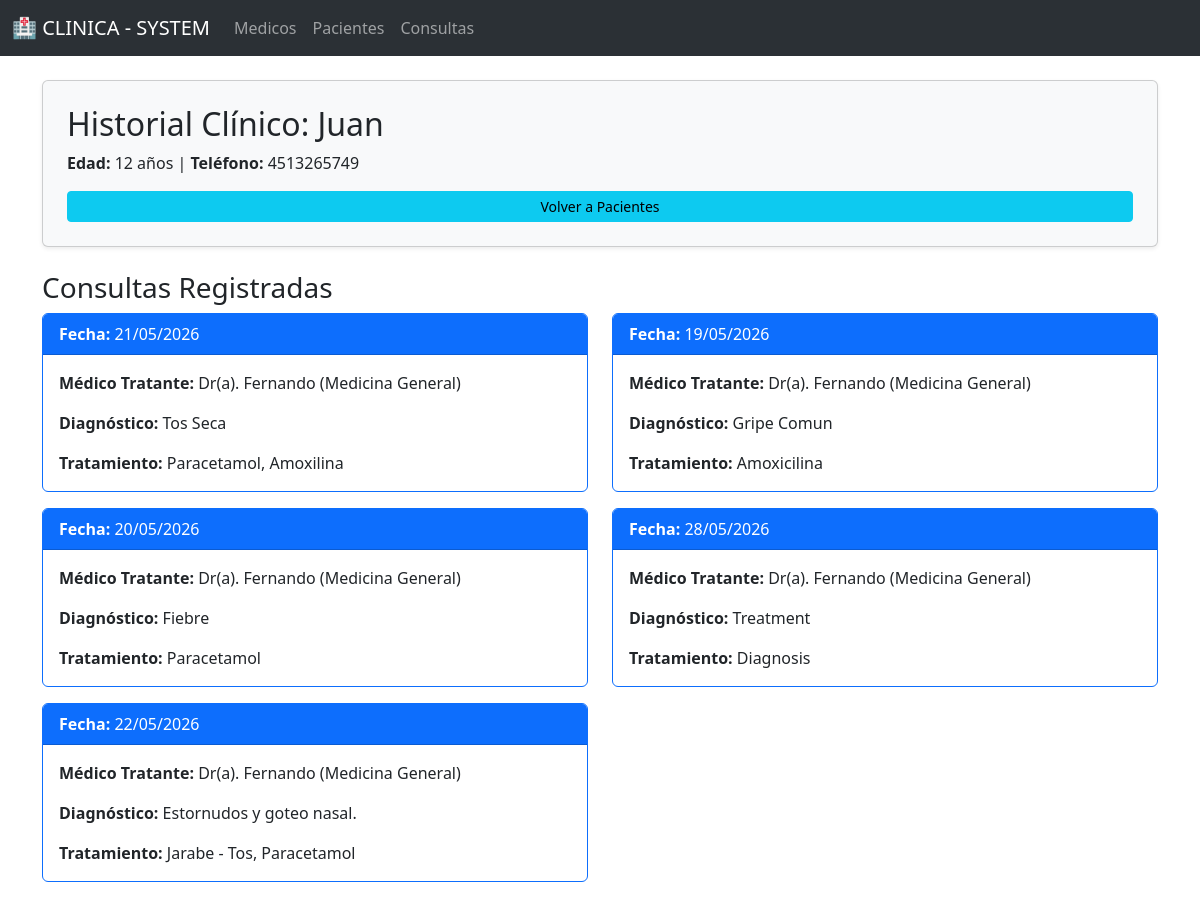
/pacientes/historial/1, run on the app's committed database.
### models/paciente_model.py (models this page shows, shortened)
class Paciente(db.Model):
    __tablename__ = "pacientes"
    id_paciente = db.Column(db.Integer, primary_key=True)
    nombre = db.Column(db.String(80), nullable=False)
    edad = db.Column(db.Integer, nullable=False)
    direccion = db.Column(db.String(200))
    telefono = db.Column(db.Integer, nullable=False)
    consultas = db.relationship("Consulta", back_populates="paciente", cascade="all, delete-orphan")
    @staticmethod
    def get_by_id(id):
        return Paciente.query.get(id)
    def delete(self):
        db.session.delete(self)
        db.session.commit()

### models/consulta_model.py (models this page shows, shortened)
class Consulta(db.Model):
    __tablename__ = "consultas"
    id_consulta = db.Column(db.Integer, primary_key=True)
    fecha = db.Column(db.DateTime, nullable=False)
    diagnostico = db.Column(db.String(100),nullable=False)
    tratamiento = db.Column(db.String(100), nullable=False)
    id_medico = db.Column(db.Integer, db.ForeignKey('medicos.id_medico'), nullable=False)
    id_paciente = db.Column(db.Integer, db.ForeignKey('pacientes.id_paciente'), nullable=False)
    medico = db.relationship("Medico", back_populates="consultas")
    paciente = db.relationship("Paciente", back_populates="consultas")

### models/medico_model.py (models this page shows, shortened)
class Medico(db.Model):
    __tablename__ = "medicos"
    id_medico = db.Column(db.Integer, primary_key=True)
    nombre = db.Column(db.String(80), nullable=False)
    especialidad = db.Column(db.String(80), nullable=False)
    telefono = db.Column(db.Integer, nullable=False)
    correo = db.Column(db.String(120), nullable=False, unique=True)
    consultas = db.relationship("Consulta", back_populates="medico", cascade="all, delete-orphan")
    def delete(self):
        db.session.delete(self)
        db.session.commit()

### controllers/paciente_controller.py (the view)
@paciente_bp.route('/historial/<int:id_patient>')
def medical_history(id_patient):
    paciente = Paciente.get_by_id(id_patient)
    consultas = paciente.consultas
    return paciente_views.medical_history(paciente, consultas)

### app.py (called while the page is built)
@app.context_processor
def inject_active_route():
    def is_active(path):
        return "active" if request.path == path else ''
    return dict(is_active = is_active)

### views/paciente_views.py (called while the page is built)
def medical_history(paciente, consultas):
    return render_template("pacientes/historial.html", paciente=paciente, consultas=consultas)

### templates/pacientes/historial.html (shortened to what this page needs)
{% extends 'base.html' %}
{% block content %}
<div class="card shadow-sm p-4 mb-4 bg-light">
        <h2>Historial Clínico: {{ paciente.nombre }}</h2>
        <p><strong>Edad:</strong> {{ paciente.edad }} años | <strong>Teléfono:</strong> {{ paciente.telefono }}</p>
        <a href="{{ url_for("paciente.index")}}" class="btn btn-info btn-sm">Volver a Pacientes</a>
    </div>
    <h3>Consultas Registradas</h3>
    {% if consultas %}
        <div class="row">
            {% for consulta in consultas %}
            <div class="col-md-6 mb-3">
                <div class="card border-primary">
                    <div class="card-header bg-primary text-white">
                        <strong>Fecha:</strong> {{ consulta.fecha.strftime('%d/%m/%Y') }}
                    </div>
                    <div class="card-body">
                        <p><strong>Médico Tratante:</strong> Dr(a). {{ consulta.medico.nombre }} ({{ consulta.medico.especialidad }})</p>
                        <p><strong>Diagnóstico:</strong> {{ consulta.diagnostico }}</p>
                        <p class="mb-0"><strong>Tratamiento:</strong> {{ consulta.tratamiento }}</p>
                    </div>
                </div>
            </div>
            {% endfor %}
        </div>
    {% else %}
        <div class="alert alert-info">Este paciente no registra consultas médicas previas.</div>
    {% endif %}
</div>
{% endblock %}

### data on the page
Paciente: nombre "Juan", edad "12", telefono "4513265749"
Consulta: fecha "21/05/2026", medico.nombre "Fernando", medico.especialidad "Medicina General", diagnostico "Tos Seca", tratamiento "Paracetamol, Amoxilina"
Consulta: fecha "19/05/2026", medico.nombre "Fernando", medico.especialidad "Medicina General", diagnostico "Gripe Comun", tratamiento "Amoxicilina"
Consulta: fecha "20/05/2026", medico.nombre "Fernando", medico.especialidad "Medicina General", diagnostico "Fiebre", tratamiento "Paracetamol"
Consulta: fecha "28/05/2026", medico.nombre "Fernando", medico.especialidad "Medicina General", diagnostico "Treatment", tratamiento "Diagnosis"
Consulta: fecha "22/05/2026", medico.nombre "Fernando", medico.especialidad "Medicina General", diagnostico "Estornudos y goteo nasal.", tratamiento "Jarabe - Tos, Paracetamol"
